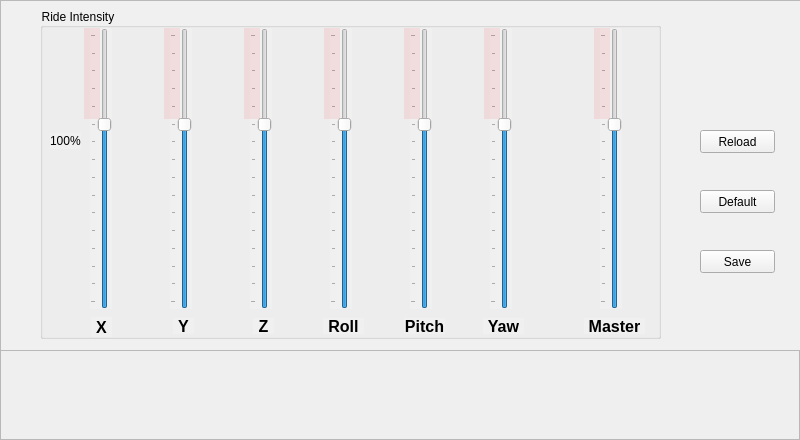
<?xml version="1.0" encoding="UTF-8"?>
<ui version="4.0">
 <class>Frame</class>
 <widget class="QFrame" name="Frame">
  <property name="geometry">
   <rect>
    <x>0</x>
    <y>0</y>
    <width>800</width>
    <height>440</height>
   </rect>
  </property>
  <property name="windowTitle">
   <string>Frame</string>
  </property>
  <property name="styleSheet">
   <string notr="true"/>
  </property>
  <property name="frameShape">
   <enum>QFrame::StyledPanel</enum>
  </property>
  <property name="frameShadow">
   <enum>QFrame::Raised</enum>
  </property>
  <widget class="QFrame" name="frm_dynamics">
   <property name="geometry">
    <rect>
     <x>0</x>
     <y>0</y>
     <width>815</width>
     <height>351</height>
    </rect>
   </property>
   <property name="styleSheet">
    <string notr="true">background-color: #f0f0f0</string>
   </property>
   <property name="frameShape">
    <enum>QFrame::StyledPanel</enum>
   </property>
   <property name="frameShadow">
    <enum>QFrame::Raised</enum>
   </property>
   <widget class="QGroupBox" name="groupBox">
    <property name="geometry">
     <rect>
      <x>40</x>
      <y>8</y>
      <width>621</width>
      <height>331</height>
     </rect>
    </property>
    <property name="title">
     <string>Ride Intensity</string>
    </property>
    <widget class="QSlider" name="sld_x_0">
     <property name="geometry">
      <rect>
       <x>50</x>
       <y>20</y>
       <width>22</width>
       <height>281</height>
      </rect>
     </property>
     <property name="maximum">
      <number>150</number>
     </property>
     <property name="value">
      <number>100</number>
     </property>
     <property name="orientation">
      <enum>Qt::Vertical</enum>
     </property>
     <property name="tickPosition">
      <enum>QSlider::TicksAbove</enum>
     </property>
     <property name="tickInterval">
      <number>10</number>
     </property>
    </widget>
    <widget class="QSlider" name="sld_y_1">
     <property name="geometry">
      <rect>
       <x>130</x>
       <y>20</y>
       <width>22</width>
       <height>281</height>
      </rect>
     </property>
     <property name="maximum">
      <number>150</number>
     </property>
     <property name="value">
      <number>100</number>
     </property>
     <property name="orientation">
      <enum>Qt::Vertical</enum>
     </property>
     <property name="tickPosition">
      <enum>QSlider::TicksAbove</enum>
     </property>
     <property name="tickInterval">
      <number>10</number>
     </property>
    </widget>
    <widget class="QSlider" name="sld_z_2">
     <property name="geometry">
      <rect>
       <x>210</x>
       <y>20</y>
       <width>22</width>
       <height>281</height>
      </rect>
     </property>
     <property name="maximum">
      <number>150</number>
     </property>
     <property name="value">
      <number>100</number>
     </property>
     <property name="orientation">
      <enum>Qt::Vertical</enum>
     </property>
     <property name="tickPosition">
      <enum>QSlider::TicksAbove</enum>
     </property>
     <property name="tickInterval">
      <number>10</number>
     </property>
    </widget>
    <widget class="QSlider" name="sld_roll_3">
     <property name="geometry">
      <rect>
       <x>290</x>
       <y>20</y>
       <width>22</width>
       <height>281</height>
      </rect>
     </property>
     <property name="maximum">
      <number>150</number>
     </property>
     <property name="value">
      <number>100</number>
     </property>
     <property name="orientation">
      <enum>Qt::Vertical</enum>
     </property>
     <property name="tickPosition">
      <enum>QSlider::TicksAbove</enum>
     </property>
     <property name="tickInterval">
      <number>10</number>
     </property>
    </widget>
    <widget class="QSlider" name="sld_pitch_4">
     <property name="geometry">
      <rect>
       <x>370</x>
       <y>20</y>
       <width>22</width>
       <height>281</height>
      </rect>
     </property>
     <property name="maximum">
      <number>150</number>
     </property>
     <property name="value">
      <number>100</number>
     </property>
     <property name="orientation">
      <enum>Qt::Vertical</enum>
     </property>
     <property name="tickPosition">
      <enum>QSlider::TicksAbove</enum>
     </property>
     <property name="tickInterval">
      <number>10</number>
     </property>
    </widget>
    <widget class="QSlider" name="sld_master_6">
     <property name="geometry">
      <rect>
       <x>560</x>
       <y>20</y>
       <width>22</width>
       <height>281</height>
      </rect>
     </property>
     <property name="maximum">
      <number>150</number>
     </property>
     <property name="value">
      <number>100</number>
     </property>
     <property name="orientation">
      <enum>Qt::Vertical</enum>
     </property>
     <property name="tickPosition">
      <enum>QSlider::TicksAbove</enum>
     </property>
     <property name="tickInterval">
      <number>10</number>
     </property>
    </widget>
    <widget class="QSlider" name="sld_yaw_5">
     <property name="geometry">
      <rect>
       <x>450</x>
       <y>20</y>
       <width>22</width>
       <height>281</height>
      </rect>
     </property>
     <property name="maximum">
      <number>150</number>
     </property>
     <property name="value">
      <number>100</number>
     </property>
     <property name="orientation">
      <enum>Qt::Vertical</enum>
     </property>
     <property name="tickPosition">
      <enum>QSlider::TicksAbove</enum>
     </property>
     <property name="tickInterval">
      <number>10</number>
     </property>
    </widget>
    <widget class="QLabel" name="label_8">
     <property name="geometry">
      <rect>
       <x>51</x>
       <y>309</y>
       <width>21</width>
       <height>20</height>
      </rect>
     </property>
     <property name="font">
      <font>
       <pointsize>12</pointsize>
       <weight>75</weight>
       <bold>true</bold>
      </font>
     </property>
     <property name="text">
      <string>X</string>
     </property>
     <property name="alignment">
      <set>Qt::AlignCenter</set>
     </property>
    </widget>
    <widget class="QLabel" name="label_9">
     <property name="geometry">
      <rect>
       <x>133</x>
       <y>310</y>
       <width>21</width>
       <height>16</height>
      </rect>
     </property>
     <property name="font">
      <font>
       <pointsize>12</pointsize>
       <weight>75</weight>
       <bold>true</bold>
      </font>
     </property>
     <property name="text">
      <string>Y</string>
     </property>
     <property name="alignment">
      <set>Qt::AlignCenter</set>
     </property>
    </widget>
    <widget class="QLabel" name="label_10">
     <property name="geometry">
      <rect>
       <x>213</x>
       <y>310</y>
       <width>21</width>
       <height>16</height>
      </rect>
     </property>
     <property name="font">
      <font>
       <pointsize>12</pointsize>
       <weight>75</weight>
       <bold>true</bold>
      </font>
     </property>
     <property name="text">
      <string>Z</string>
     </property>
     <property name="alignment">
      <set>Qt::AlignCenter</set>
     </property>
    </widget>
    <widget class="QLabel" name="sld_roll">
     <property name="geometry">
      <rect>
       <x>283</x>
       <y>310</y>
       <width>41</width>
       <height>16</height>
      </rect>
     </property>
     <property name="font">
      <font>
       <pointsize>12</pointsize>
       <weight>75</weight>
       <bold>true</bold>
      </font>
     </property>
     <property name="text">
      <string>Roll</string>
     </property>
     <property name="alignment">
      <set>Qt::AlignCenter</set>
     </property>
    </widget>
    <widget class="QLabel" name="sld_pitch">
     <property name="geometry">
      <rect>
       <x>364</x>
       <y>310</y>
       <width>41</width>
       <height>16</height>
      </rect>
     </property>
     <property name="font">
      <font>
       <pointsize>12</pointsize>
       <weight>75</weight>
       <bold>true</bold>
      </font>
     </property>
     <property name="text">
      <string>Pitch</string>
     </property>
     <property name="alignment">
      <set>Qt::AlignCenter</set>
     </property>
    </widget>
    <widget class="QLabel" name="sld_yaw">
     <property name="geometry">
      <rect>
       <x>443</x>
       <y>310</y>
       <width>41</width>
       <height>16</height>
      </rect>
     </property>
     <property name="font">
      <font>
       <pointsize>12</pointsize>
       <weight>75</weight>
       <bold>true</bold>
      </font>
     </property>
     <property name="text">
      <string>Yaw</string>
     </property>
     <property name="alignment">
      <set>Qt::AlignCenter</set>
     </property>
    </widget>
    <widget class="QLabel" name="lbl_master">
     <property name="geometry">
      <rect>
       <x>544</x>
       <y>310</y>
       <width>61</width>
       <height>16</height>
      </rect>
     </property>
     <property name="font">
      <font>
       <pointsize>12</pointsize>
       <weight>75</weight>
       <bold>true</bold>
      </font>
     </property>
     <property name="text">
      <string>Master</string>
     </property>
     <property name="alignment">
      <set>Qt::AlignCenter</set>
     </property>
    </widget>
    <widget class="QWidget" name="wgt_overlay" native="true">
     <property name="geometry">
      <rect>
       <x>44</x>
       <y>20</y>
       <width>16</width>
       <height>91</height>
      </rect>
     </property>
     <property name="styleSheet">
      <string notr="true">background-color: rgba(255, 0,0,20)</string>
     </property>
    </widget>
    <widget class="QLabel" name="label">
     <property name="geometry">
      <rect>
       <x>10</x>
       <y>125</y>
       <width>31</width>
       <height>16</height>
      </rect>
     </property>
     <property name="text">
      <string>100%</string>
     </property>
    </widget>
    <widget class="QWidget" name="wgt_overlay_2" native="true">
     <property name="geometry">
      <rect>
       <x>124</x>
       <y>20</y>
       <width>16</width>
       <height>91</height>
      </rect>
     </property>
     <property name="styleSheet">
      <string notr="true">background-color: rgba(255, 0,0,20)</string>
     </property>
    </widget>
    <widget class="QWidget" name="wgt_overlay_3" native="true">
     <property name="geometry">
      <rect>
       <x>204</x>
       <y>20</y>
       <width>16</width>
       <height>91</height>
      </rect>
     </property>
     <property name="styleSheet">
      <string notr="true">background-color: rgba(255, 0,0,20)</string>
     </property>
    </widget>
    <widget class="QWidget" name="wgt_overlay_4" native="true">
     <property name="geometry">
      <rect>
       <x>284</x>
       <y>20</y>
       <width>16</width>
       <height>91</height>
      </rect>
     </property>
     <property name="styleSheet">
      <string notr="true">background-color: rgba(255, 0,0,20)</string>
     </property>
    </widget>
    <widget class="QWidget" name="wgt_overlay_5" native="true">
     <property name="geometry">
      <rect>
       <x>554</x>
       <y>20</y>
       <width>16</width>
       <height>91</height>
      </rect>
     </property>
     <property name="styleSheet">
      <string notr="true">background-color: rgba(255, 0,0,20)</string>
     </property>
    </widget>
    <widget class="QWidget" name="wgt_overlay_6" native="true">
     <property name="geometry">
      <rect>
       <x>364</x>
       <y>20</y>
       <width>16</width>
       <height>91</height>
      </rect>
     </property>
     <property name="styleSheet">
      <string notr="true">background-color: rgba(255, 0,0,20)</string>
     </property>
    </widget>
    <widget class="QWidget" name="wgt_overlay_7" native="true">
     <property name="geometry">
      <rect>
       <x>444</x>
       <y>20</y>
       <width>16</width>
       <height>91</height>
      </rect>
     </property>
     <property name="styleSheet">
      <string notr="true">background-color: rgba(255, 0,0,20)</string>
     </property>
    </widget>
   </widget>
   <widget class="QPushButton" name="btn_reload_dynam">
    <property name="geometry">
     <rect>
      <x>700</x>
      <y>130</y>
      <width>75</width>
      <height>23</height>
     </rect>
    </property>
    <property name="text">
     <string>Reload</string>
    </property>
   </widget>
   <widget class="QPushButton" name="btn_default_dynam">
    <property name="geometry">
     <rect>
      <x>700</x>
      <y>190</y>
      <width>75</width>
      <height>23</height>
     </rect>
    </property>
    <property name="text">
     <string>Default</string>
    </property>
   </widget>
   <widget class="QPushButton" name="btn_save_dynam">
    <property name="geometry">
     <rect>
      <x>700</x>
      <y>250</y>
      <width>75</width>
      <height>23</height>
     </rect>
    </property>
    <property name="text">
     <string>Save</string>
    </property>
   </widget>
  </widget>
 </widget>
 <resources/>
 <connections/>
</ui>
